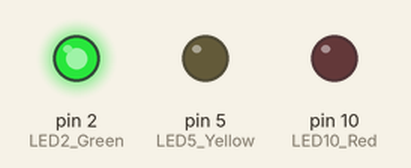
The sketch below on a simulated Arduino Uno, built with avr-gcc and run on an emulated ATmega328P. On the bench: output pins drawn as LEDs (lit = HIGH).

Above: at 2.0 s.
At 5.5 s:
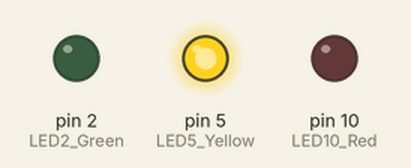
At 9.5 s:
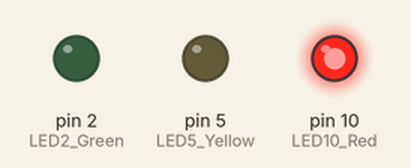
Timing chart, 0 to 15.6 s (numbered marks = the images above):
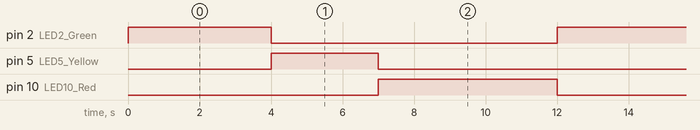

The sketch:

Traffic_Lights_Code.ino.ino
```cpp
const int LED2_Green = 2;
const int LED5_Yellow = 5;
const int LED10_Red = 10;


void setup() {
  // initialize the digital pin as an output.
  pinMode(LED2_Green, OUTPUT);
  pinMode(LED5_Yellow, OUTPUT);
  pinMode(LED10_Red,OUTPUT);
}


void loop() {
  digitalWrite(LED2_Green, HIGH);      // turn the green LED on
  delay(4000);                  // wait for  4 seconds
  digitalWrite(LED2_Green, LOW);       // turn the green LED off by making the voltage LOW


  digitalWrite(LED5_Yellow, HIGH);      // turn the yellow LED on
  delay(3000);                  // wait for 3 seconds
  digitalWrite(LED5_Yellow, LOW);       // turn the yellow LED off by making the voltage LOW

  digitalWrite(LED10_Red, HIGH);      // turn the red LED on
  delay(5000);                  // wait for 5 seconds
  digitalWrite(LED10_Red, LOW);       // turn the red LED off by making the voltage LOW

}
```

Measured:
- by itself, pin 2 (LED2_Green): alternates HIGH for 4.0 s and LOW for 8.0 s
- by itself, pin 5 (LED5_Yellow): alternates HIGH for 3.0 s and LOW for 9.0 s
- by itself, pin 10 (LED10_Red): alternates HIGH for 5.0 s and LOW for 7.0 s
